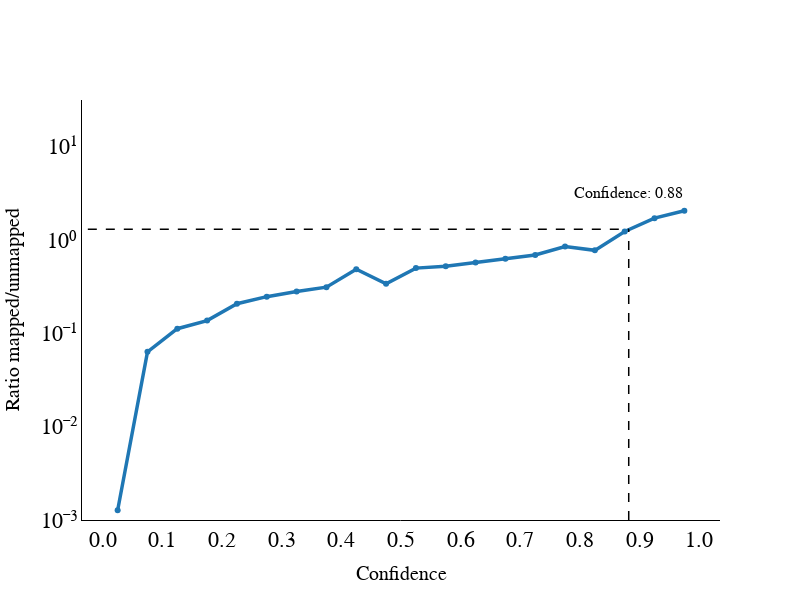

Notebook code for this chart:
### Code cell
importlib.reload(prep)
prep.fdr_ratio_mapped_unmapped(run, df, folder = "../figures")

### Figure 1 — Plotly figure (JSON) as saved in the notebook; plotly's stock layout.template omitted (floating-point values rounded to 4 significant figures)
{"data": [{"line": {"color": "#1f77b4", "width": 3.5}, "mode": "lines+markers", "name": "mapped/unmapped ratio", "type": "scatter", "x": [0.025, 0.075, 0.125, 0.175, 0.225, 0.275, 0.325, 0.375, 0.425, 0.475, 0.525, 0.575, 0.625, 0.675, 0.725, 0.775, 0.825, 0.875, 0.925, 0.975], "y": [0.001271, 0.06331, 0.1121, 0.137, 0.2077, 0.2471, 0.28, 0.3125, 0.4865, 0.3388, 0.5, 0.522, 0.5753, 0.6294, 0.6911, 0.8516, 0.7744, 1.235, 1.714, 2.061]}], "layout": {"annotations": [{"font": {"color": "black", "size": 16}, "showarrow": false, "text": "Confidence: 0.88", "x": 0.8818, "y": 0.5}], "font": {"color": "black", "family": "Arial, sans-serif", "size": 22}, "height": 600, "shapes": [{"line": {"color": "black", "dash": "dash", "width": 1.5}, "type": "line", "x0": -0.025, "x1": 0.8818, "xref": "x", "y0": 1.3, "y1": 1.3, "yref": "y"}, {"line": {"color": "black", "dash": "dash", "width": 1.5}, "type": "line", "x0": 0.8818, "x1": 0.8818, "y0": 0.001, "y1": 1.3, "yref": "y"}], "width": 800, "xaxis": {"linecolor": "black", "linewidth": 1, "showgrid": false, "showline": true, "tickmode": "array", "ticktext": ["0.0", "0.1", "0.2", "0.3", "0.4", "0.5", "0.6", "0.7", "0.8", "0.9", "1.0"], "tickvals": [0.0, 0.1, 0.2, 0.3, 0.4, 0.5, 0.6, 0.7, 0.8, 0.9, 1.0], "title": {"font": {"size": 20}, "text": "Confidence"}, "zeroline": false}, "yaxis": {"linecolor": "black", "linewidth": 1, "range": [-3, 1.5], "showgrid": false, "showline": true, "side": "left", "ticktext": ["10⁻³", "10⁻²", "10⁻¹", "10⁰", "10¹"], "tickvals": [0.001, 0.01, 0.1, 1, 10], "title": {"font": {"size": 20}, "text": "Ratio mapped/unmapped"}, "type": "log", "zeroline": false}}}
